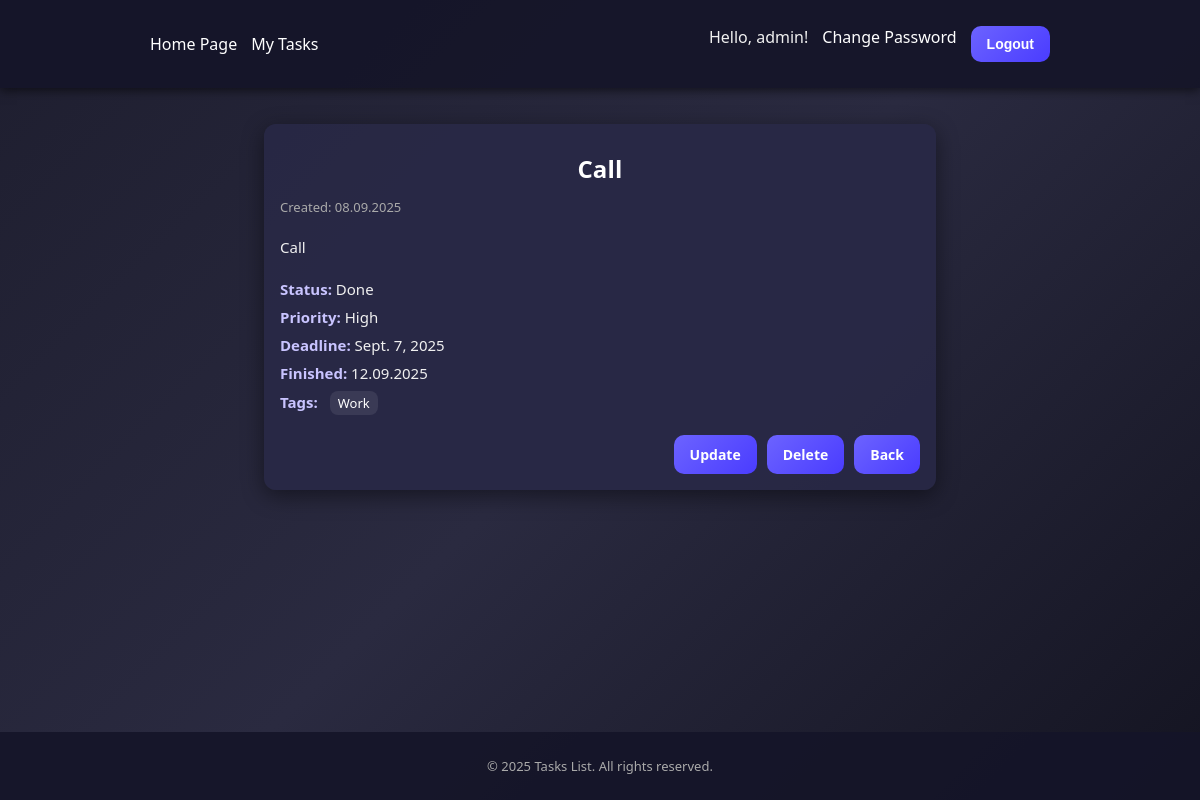
Screenshot of /tasks/5/ (signed in) with the database file from the repository.
### tasks/models.py (models this page shows, shortened)
class Task(models.Model):
    class Status(models.TextChoices):
        NEW='new','New'
        IN_PROGRESS='in_progress','In progress'
        DONE='done','Done'
    class Priority(models.IntegerChoices):
        LOW=1,'Low'
        NORMAL=2,'Normal'
        HIGH=3,'High'
    owner=models.ForeignKey(User,on_delete=models.CASCADE,related_name='tasks')
    title=models.CharField(max_length=120)
    description=models.TextField(blank=True)
    status=models.CharField(max_length=20,choices=Status,default=Status.NEW)
    priority=models.IntegerField(choices=Priority,default=Priority.NORMAL)
    due_date=models.DateField(null=True,blank=True)
    completed_at=models.DateTimeField(null=True,blank=True)
    tags=models.ManyToManyField(Tag,blank=True,related_name='tasks')
    created_at=models.DateTimeField(auto_now_add=True)
    updated_at=models.DateTimeField(auto_now=True)
    def is_overdue(self) -> bool:
        return (
            self.status != self.Status.DONE
            and self.due_date is not None
            and timezone.localdate() > self.due_date
        )

class Tag(models.Model):
    name=models.CharField(max_length=64,unique=True)
    slug=models.SlugField(max_length=64,unique=True,blank=True)

### tasks/views.py (the view)
# urls.py: path('<int:pk>/',TaskDetailView.as_view(),name='detail'),
class TaskDetailView(OwnerQuerysetMixin,OwnerObjectMixin,DetailView):
    model = Task
    template_name = "tasks/detail.html"
    context_object_name = 'task'

### tasks/views.py (called while the page is built)
    def get_queryset(self):
        qs=super().get_queryset()
        return qs.filter(owner=self.request.user)

    def test_func(self):
        obj=self.get_object()
        return obj.owner_id == self.request.user.id

### templates/tasks/detail.html (shortened to what this page needs)
{% extends "base.html" %}
{% block content %}
<div class="card task-detail">
  <h2 class="task-title">{{ task.title }}</h2>
  <p class="task-meta">Created: {{ task.created_at|date:"d.m.Y" }}</p>
  <p class="task-desc">{{ task.description|default:"(no description)" }}</p>
  <ul class="task-info">
    <li><strong>Status:</strong> {{ task.get_status_display }}</li>
    <li><strong>Priority:</strong> {{ task.get_priority_display }}</li>
    <li>
      <strong>Deadline:</strong> {{ task.due_date|default:"-" }}
    </li>
    <li><strong>Finished:</strong> {{ task.completed_at|date:"d.m.Y"|default:"-" }}</li>
    <li>
      <strong>Tags:</strong>
      {% if task.tags.all %}
        <span class="tags">
          {% for tag in task.tags.all %}
            <span class="tag">{{ tag.name }}</span>
          {% endfor %}
        </span>
      {% else %}
        none
      {% endif %}
    </li>
  </ul>
  <div class="task-actions">
    <a href="{% url 'tasks:edit' task.pk %}" class="btn btn-sm">Update</a>
    <a href="{% url 'tasks:delete' task.pk %}" class="btn btn-sm btn-danger">Delete</a>
    <a href="{% url 'tasks:list' %}" class="btn btn-sm btn-secondary">Back</a>
  </div>
</div>
{% endblock %}

### templates/base.html (shortened to what this page needs)
<!DOCTYPE html>
<html lang="en">
<head>
    {% load static %}
    <link rel="stylesheet" href="{% static 'css/styles.css' %}">
</head>
<body>
<header>
    <div class="container navbar">
        <ul class="links">
            <li><a href="{% url 'home' %}">Home Page</a></li>
            {% if user.is_authenticated %}
                <li><a href="{% url 'tasks:list' %}">My Tasks</a></li>
            {% endif %}
        </ul>
        <ul class="links">
            {% if user.is_authenticated %}
                <li class="user-greet">Hello, {{ user.username }}!</li>
                <li><a href="{% url 'password_change' %}">Change Password</a></li>
                <li>
                    <form action="{% url 'logout' %}" method="post" style="display:inline;">
                        <button type="submit" class="btn btn-sm">Logout</button>
                    </form>
                </li>
            {% else %}
                <li><a href="{% url 'login' %}" class="btn btn-sm">Login</a></li>
                <li><a href="{% url 'tasks:signup' %}" class="btn btn-sm">Register</a></li>
            {% endif %}
        </ul>
    </div>
</header>
<main class="page-container">
    {% block content %}{% endblock %}
</main>
<footer>
    <p>&copy; 2025 Tasks List. All rights reserved.</p>
</footer>
</body>
</html>

### static/css/styles.css (style rules this page uses)
:root { --bg-1:#1e1e2f; --bg-2:#2a2a40; --bg-3:#141421; --card:#2a2a40; --card-2:#28284a; --txt:#f0f0f0; --muted:#b9b8d3; --accent:#6c63ff; --accent-2:#4a3cff; --accent-3:#9d8cff; --danger:#ff5c7a; --ok:#32d46b; }
html,body { height:100% }
body { margin:0; font-family:"Segoe UI",Roboto,Arial,sans-serif; color:var(--txt); background: linear-gradient(135deg,var(--bg-1),var(--bg-2),var(--bg-3)); display:flex; flex-direction:column; }
.container, main, .page-container { max-width: 900px; width: 100%; margin: 0 auto; padding: 16px 20px; }
h1,h2 { margin: 12px auto 10px; font-weight:700; letter-spacing:.2px; text-align:center; }
header { background: rgba(20,20,40,.9); padding: 10px 0; box-shadow: 0 2px 10px rgba(0,0,0,.6); }
.navbar { display:flex; align-items:center; justify-content:space-between; gap: 12px; }
.navbar .links { display:flex; gap:14px; list-style:none; margin:0; padding:0; }
.navbar a { color:#fff; text-decoration:none; font-weight:500 }
.card { background: rgba(40,40,70,.9); border-radius: 12px; padding: 16px; margin: 14px 0; box-shadow: 0 6px 22px rgba(0,0,0,.45); }
a.btn, button.btn, .btn, button { display:inline-flex; align-items:center; justify-content:center; gap:8px; border:none; cursor:pointer; user-select:none; background: linear-gradient(135deg,var(--accent),var(--accent-2)); color:#fff; border-radius:10px; padding: 10px 16px; font-weight:600; font-size:14px; transition:.2s transform, .2s filter; }
.btn-sm { padding: 8px 12px; font-size:13px }
.btn-secondary { background: #3a3a55 }
.btn-danger { background: linear-gradient(135deg,#ff6b8a,#ff3d66) }
form { max-width: 560px; margin: 12px auto; display: flex; flex-direction: column; gap: 12px; }
footer { margin-top:auto; background: rgba(20,20,40,.9); text-align:center; padding: 12px; font-size:13px; color:#aaa; }
a, a:visited { color:#c9c4ff; text-decoration:none }
.task-detail { max-width: 640px; margin: 20px auto; text-align: left; }
.task-title { font-size: 24px; margin-bottom: 6px; color: #fff; }
.task-meta { font-size: 13px; color: #aaa; margin-bottom: 20px; }
.task-desc { font-size: 15px; margin-bottom: 20px; line-height: 1.5; }
.task-info { list-style: none; padding: 0; margin: 0 0 20px; }
.task-info li { margin-bottom: 8px; font-size: 15px; }
.task-info strong { color: #c9c4ff; }
.tags { display: inline-flex; flex-wrap: wrap; gap: 6px; margin-left: 8px; }
.tag { background: #3a3a55; color: #fff; padding: 3px 8px; border-radius: 8px; font-size: 13px; }
.task-actions { display: flex; gap: 10px; justify-content: flex-end; }

### rows the page displays
Task: title "Call", created_at "08.09.2025", description "Call", status "Done", priority "High", due_date "Sept. 7, 2025", completed_at "12.09.2025"
Tag: name "Work"

### other values shown
{{ user.username }} "admin"
